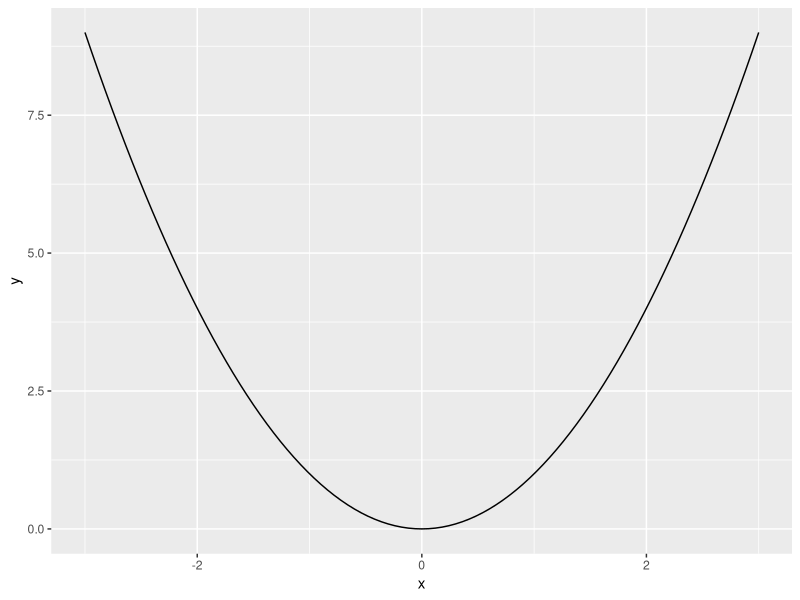

The R source for this figure:
# 安裝 ggplot2
# install.packages("ggplot2")
# 載入 ggplot2
library(ggplot2)

squared <- function(x) {
  return(x**2)
}

sqr_df <- data.frame(x = c(-3, 3))
ggplot(sqr_df, aes(x = x)) + stat_function(fun = squared, geom = "line")